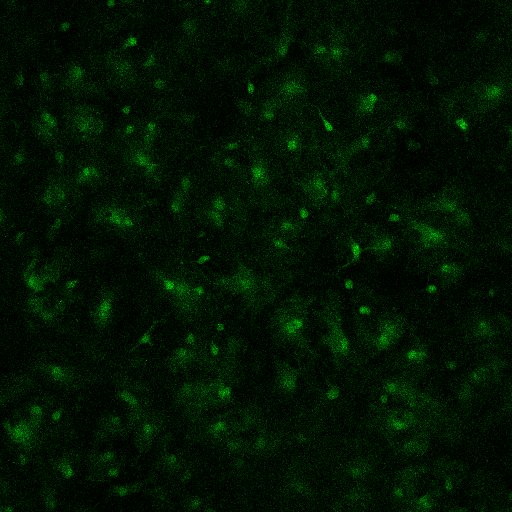
#> input picture imagePage/tser4_t0032.bmp, 512 x 512 px, found by its file name; its folder holds only this picture in this run
$ python 3dTest.py
#> lines starting #> are read from the running program, lines starting #| are printed output that depends on the picture
from os import listdir
from os.path import isfile, join
from signal import signal
import numpy
from PIL import Image
import cv2
import matplotlib.pyplot as plt
from matplotlib.backends.backend_pdf import PdfPages
import numpy as np
import seaborn as sns
#from NumbaLSODA C:\Users\rusan\AppData\Local\Programs\Python\Python311\work — копия\work — копия\diplom\3dTest.py
#mypath='C:/Users/rusan/AppData/Local\Programs/Python/Python311/work — копия/work — копия/diplom/imagePage'
mypath='C:/Users/rusan/AppData/Local/Programs/Python/Python311/work/diplom/imagePage'
onlyfiles = [ f for f in listdir(mypath) if isfile(join(mypath,f)) ]
images = numpy.empty(len(onlyfiles), dtype=object)
arr3D = np.empty((1200,512,512), dtype='uint8')
for n in range(0, len(onlyfiles)):
    tmp = Image.open(join(mypath,onlyfiles[n]))
#> tmp is the input picture: PIL image 512x512 P; mean R, G, B 0, 19.7, 0.1
    images[n] = np.asarray(tmp)
    arr3D[n] = images[n]


print(arr3D[0])

t = arr3D[0]
print(t.size)
cv2.imwrite("cletka.png", t)
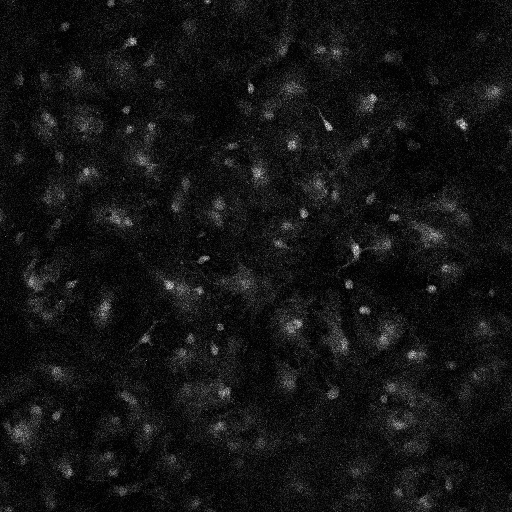
#> saved as cletka.png: shape (512, 512); min 1, max 255, mean 19.7
cell = t[35:53, 120:139]
print(cell.shape)


cellOver = arr3D[:,35:53,120:139]
print(cellOver.shape)
signal = cellOver[0:1200,5,12]

signal2 = cellOver[0:1200,6,12]
signal3 = cellOver[0:1200,2,3]
#print(signal.shape)
arrCount = []
tm = range(1200)
xx = 0
#intens = cellOver.ravel(order='F')

intens = cellOver.reshape(410400,)
intens2 = intens[:120000]
#plt.plot(intens[:1200])
#plt.plot(cellOver[:,0,0])

time = []
cell1D = []
index = 0
for i in range(18):
    for j in range(19):
        t = cellOver[:100, i,j]
        m = np.delete(t, np.where(t > 100)[0])
        for cell in range(int(m.shape[0])):
            cell1D.append(m[cell])
            time.append(cell)
        index += 1

pdf = PdfPages("2dhist1.pdf")
plt.hist2d(time,cell1D, bins = 50, cmap=plt.cm.jet)
plt.xlabel("время")
plt.ylabel("интенсивность")
plt.colorbar(label = "скопление точек")
pdf.savefig()
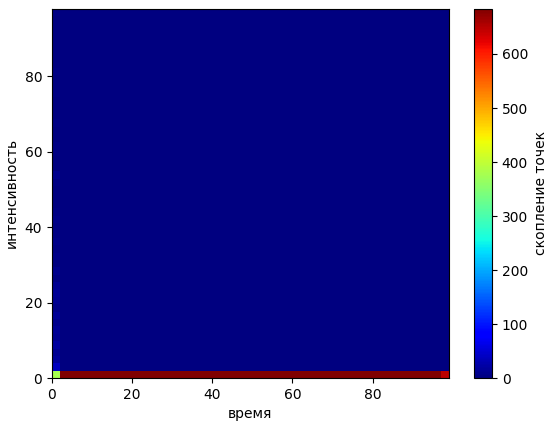
#> figure drawn by matplotlib, 2 panels
pdf.close()

# [7 lines of commented-out code are left out]


plt.show()
